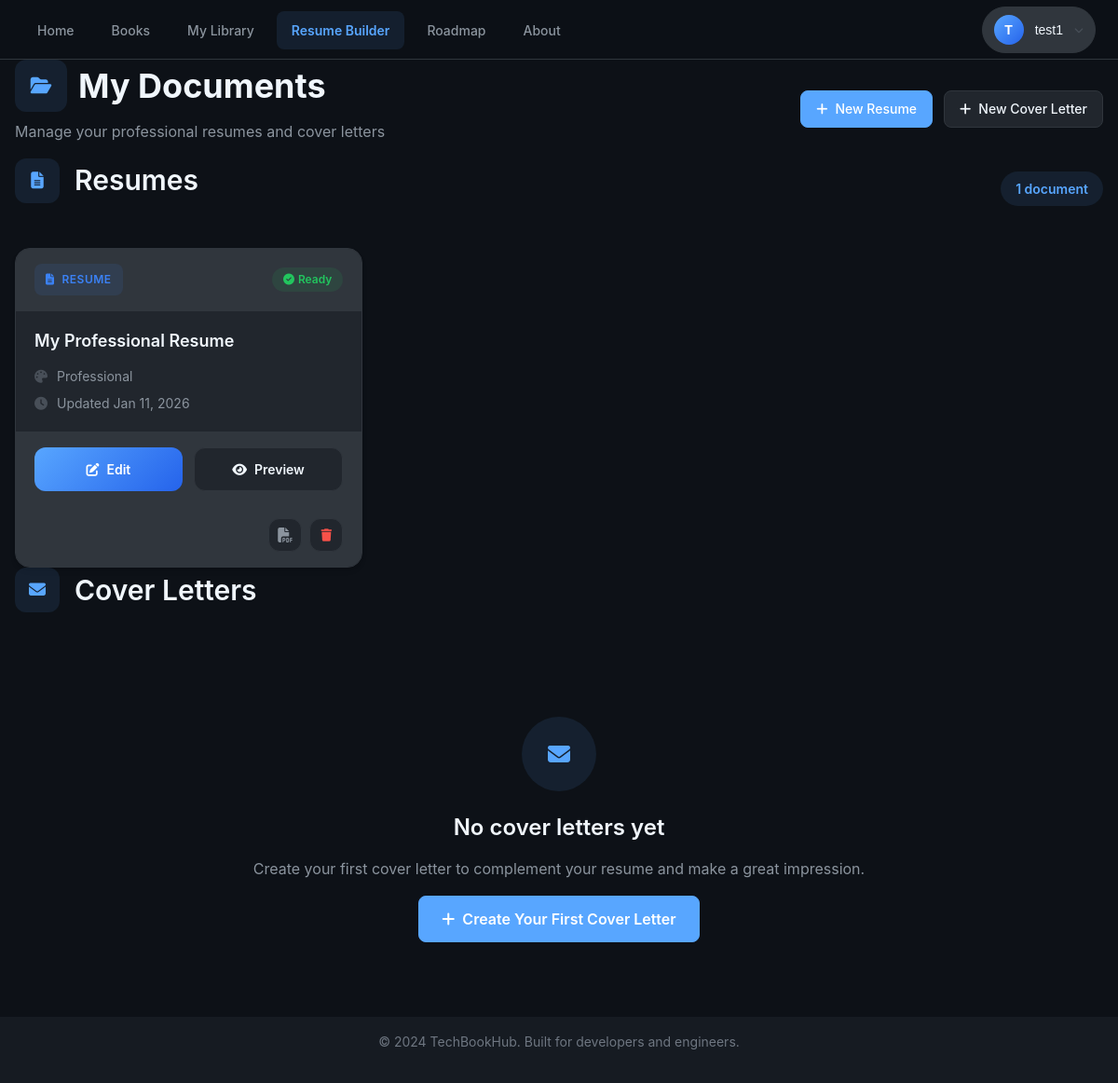
The page /resume-builder/dashboard/ (signed in) on the database its author committed.
### resume_builder/models.py (models this page shows, shortened)
class Resume(models.Model):
    ROLE_CHOICES = [
        ('devops_sre', 'DevOps / SRE Engineer'),
        ('software_engineer', 'Software Engineer'),
        ('ds_ml', 'DS / ML Engineer'),
    ]
    user = models.ForeignKey(User, on_delete=models.CASCADE, related_name='resumes')
    template = models.ForeignKey(ResumeTemplate, on_delete=models.CASCADE)
    title = models.CharField(max_length=200, default="My Resume")
    role = models.CharField(max_length=30, choices=ROLE_CHOICES, default='software_engineer')
    profile_photo = models.ImageField(upload_to='resume_photos/', blank=True, null=True)
    primary_color = models.CharField(max_length=7, default='#4a9d9a', help_text='Header/accent color')
    full_name = models.CharField(max_length=100)
    role_title = models.CharField(max_length=100, blank=True, help_text="e.g., Senior DevOps Engineer")
    email = models.EmailField()
    phone = models.CharField(max_length=20, blank=True)
    address = models.TextField(blank=True, help_text="Full address")
    location = models.CharField(max_length=100, blank=True)
    linkedin = models.URLField(blank=True)
    github = models.URLField(blank=True)
    website = models.URLField(blank=True)
    skills = models.JSONField(default=list)
    summary = models.TextField(blank=True)
    experience = models.JSONField(default=list)
    projects = models.JSONField(default=list)
    education = models.JSONField(default=list)
    languages = models.JSONField(default=list)
    certifications = models.JSONField(default=list)
    created_at = models.DateTimeField(auto_now_add=True)
    updated_at = models.DateTimeField(auto_now=True)
    class Meta:
        ordering = ['-updated_at']

class ResumeTemplate(models.Model):
    CATEGORIES = [
        ('professional', 'Professional'),
        ('modern', 'Modern'),
        ('creative', 'Creative'),
        ('minimal', 'Minimal'),
    ]
    name = models.CharField(max_length=100)
    slug = models.SlugField(max_length=100, unique=True)
    category = models.CharField(max_length=20, choices=CATEGORIES, default='professional')
    description = models.TextField()
    html_template = models.TextField()
    css_styles = models.TextField()
    is_active = models.BooleanField(default=True)
    created_at = models.DateTimeField(auto_now_add=True)
    updated_at = models.DateTimeField(auto_now=True)
    primary_color = models.CharField(max_length=7, default='#4a9d9a', help_text='Primary color hex code')
    class Meta:
        ordering = ['category', 'name']

### resume_builder/views.py (the view)
# urls.py: path('dashboard/', views.dashboard, name='dashboard'),
@login_required
def dashboard(request):
    resumes = Resume.objects.filter(user=request.user)[:10]
    cover_letters = CoverLetter.objects.filter(user=request.user)[:10]
    context = {
        'title': 'My Documents',
        'resumes': resumes,
        'cover_letters': cover_letters,
    }
    return render(request, 'resume_builder/dashboard.html', context)

### resume_builder/templates/resume_builder/dashboard.html (shortened to what this page needs)
{% extends 'base.html' %}
{% load static %}
{% block content %}
<div class="container p-8">
  <div class="dashboard-header d-flex justify-content-between align-items-center mb-12 animate-slide-down">
    <div class="header-content">
      <h1 class="d-flex align-items-center gap-3 mb-2">
        <div class="header-icon">
          <i class="fas fa-folder-open"></i>
        </div>
        My Documents
      </h1>
      <p class="text-secondary">
        Manage your professional resumes and cover letters
      </p>
    </div>
    <div class="header-actions d-flex gap-3">
      <a href="{% url 'resume_builder:resume_templates' %}" class="btn btn-primary animate-slide-right">
        <i class="fas fa-plus"></i>
        New Resume
      </a>
      <a href="{% url 'resume_builder:cover_letter_templates' %}" class="btn btn-secondary animate-slide-right">
        <i class="fas fa-plus"></i>
        New Cover Letter
      </a>
    </div>
  </div>
  <div class="documents-section mb-16 animate-slide-left">
    <div class="section-header-enhanced mb-8">
      <h2 class="d-flex align-items-center">
        <div class="section-icon">
          <i class="fas fa-file-alt"></i>
        </div>
        Resumes
      </h2>
      {% if resumes %}
        <span class="document-count">
          {{ resumes|length }} document{{ resumes|length|pluralize }}
        </span>
      {% endif %}
    </div>
    {% if resumes %}
      <div class="documents-grid-enhanced">
        {% for resume in resumes %}
          <div class="document-card-enhanced animate-slide-up animate-stagger-{{ forloop.counter0|add:1 }}" data-document-id="{{ resume.id }}" data-document-type="resume">
            <div class="card-header-section">
              <div class="document-type-badge resume-badge">
                <i class="fas fa-file-alt"></i>
                Resume
              </div>
              <div class="document-status-badge">
                <i class="fas fa-check-circle"></i>
                Ready
              </div>
            </div>
            <div class="card-body-section">
              <h3 class="document-title-enhanced">{{ resume.title }}</h3>
              <div class="document-meta-enhanced">
                <div class="meta-row">
                  <i class="fas fa-palette"></i>
                  <span>{{ resume.template.name }}</span>
                </div>
                <div class="meta-row">
                  <i class="fas fa-clock"></i>
                  <span>Updated {{ resume.updated_at|date:"M d, Y" }}</span>
                </div>
              </div>
            </div>
            <div class="card-actions-section">
              <div class="primary-actions-row">
                <a href="{% url 'resume_builder:edit_resume' resume.id %}" class="action-btn-enhanced primary-action">
                  <i class="fas fa-edit"></i>
                  Edit
                </a>
                <a href="{% url 'resume_builder:preview_resume' resume.id %}" class="action-btn-enhanced secondary-action">
                  <i class="fas fa-eye"></i>
                  Preview
                </a>
              </div>
              <div class="secondary-actions-row">
                <a href="{% url 'resume_builder:download_resume' resume.id %}" class="icon-action-btn download-action" title="Download PDF">
                  <i class="fas fa-file-pdf"></i>
                </a>
                <button type="button" class="icon-action-btn delete-action delete-document-btn"
                        data-document-id="{{ resume.id }}"
                        data-document-type="resume"
                        data-document-title="{{ resume.title }}"
                        title="Delete Resume">
                  <i class="fas fa-trash"></i>
                </button>
              </div>
            </div>
          </div>
        {% endfor %}
      </div>
    {% endif %}
  </div>
  <div class="documents-section animate-slide-right">
    <div class="section-header-enhanced mb-8">
      <h2 class="d-flex align-items-center">
        <div class="section-icon">
          <i class="fas fa-envelope"></i>
        </div>
        Cover Letters
      </h2>
    </div>
    {% if cover_letters %}
      <div class="documents-grid-enhanced">
        {% for cover_letter in cover_letters %}
          <div class="document-card-enhanced animate-slide-up animate-stagger-{{ forloop.counter0|add:1 }}" data-document-id="{{ cover_letter.id }}" data-document-type="cover_letter">
            <div class="card-header-section">
              <div class="document-type-badge letter-badge">
                <i class="fas fa-envelope"></i>
                Cover Letter
              </div>
              <div class="document-status-badge">
                <i class="fas fa-check-circle"></i>
                Ready
              </div>
            </div>
            <div class="card-body-section">
              <h3 class="document-title-enhanced">{{ cover_letter.title }}</h3>
              <div class="document-meta-enhanced">
                <div class="meta-row">
                  <i class="fas fa-building"></i>
                  <span>{{ cover_letter.company_name }}</span>
                </div>
                <div class="meta-row">
                  <i class="fas fa-palette"></i>
                  <span>{{ cover_letter.template.name }}</span>
                </div>
                <div class="meta-row">
                  <i class="fas fa-clock"></i>
                  <span>Updated {{ cover_letter.updated_at|date:"M d, Y" }}</span>
                </div>
              </div>
            </div>
            <div class="card-actions-section">
              <div class="primary-actions-row">
                <a href="{% url 'resume_builder:edit_cover_letter' cover_letter.id %}" class="action-btn-enhanced primary-action">
                  <i class="fas fa-edit"></i>
                  Edit
                </a>
                <a href="{% url 'resume_builder:preview_cover_letter' cover_letter.id %}" class="action-btn-enhanced secondary-action">
                  <i class="fas fa-eye"></i>
                  Preview
                </a>
              </div>
              <div class="secondary-actions-row">
                <a href="{% url 'resume_builder:download_cover_letter' cover_letter.id %}" class="icon-action-btn download-action" title="Download PDF">
                  <i class="fas fa-file-pdf"></i>
                </a>
                <button type="button" class="icon-action-btn delete-action delete-document-btn"
                        data-document-id="{{ cover_letter.id }}"
                        data-document-type="cover_letter"
                        data-document-title="{{ cover_letter.title }}"
                        title="Delete Cover Letter">
                  <i class="fas fa-trash"></i>
                </button>
              </div>
            </div>
          </div>
        {% endfor %}
      </div>
    {% else %}
      <div class="empty-state">
        <div class="empty-icon animate-pulse">
          <i class="fas fa-envelope"></i>
        </div>
        <h3>No cover letters yet</h3>
        <p>Create your first cover letter to complement your resume and make a great impression.</p>
        <a href="{% url 'resume_builder:cover_letter_templates' %}" class="btn btn-primary btn-lg">
          <i class="fas fa-plus"></i>
          Create Your First Cover Letter
        </a>
      </div>
    {% endif %}
  </div>
</div>
{% endblock %}

### booksstore/templates/base.html (shortened to what this page needs)
<!DOCTYPE html>
<html lang="en">
  {% load static %}
  <head>
    <link rel="stylesheet" href="https://cdnjs.cloudflare.com/ajax/libs/font-awesome/6.5.0/css/all.min.css">
    <link rel="stylesheet" type="text/css" href="{% static 'css/dark-theme-unified.css' %}?v=20260111-darktheme">
    <link rel="stylesheet" type="text/css" href="{% static 'css/components-dark.css' %}?v=20260111-darktheme">
    <link rel="stylesheet" type="text/css" href="{% static 'css/auth-enterprise.css' %}?v=20260111-enterprise">
    <link rel="stylesheet" type="text/css" href="{% static 'css/image-optimization.css' %}?v=20260111-imgopt">
  </head>
  <body>
    <nav class="navbar">
      <div class="navbar-content">
        <ul class="navbar-nav">
          <li><a href="{% url 'home.index' %}" class="nav-link {% if request.resolver_match.url_name == 'home.index' %}active{% endif %}">Home</a></li>
          <li><a href="{% url 'books.index' %}" class="nav-link {% if request.resolver_match.url_name and 'books' in request.resolver_match.url_name and not request.resolver_match.namespace %}active{% endif %}">Books</a></li>
          {% if user.is_authenticated %}
            <li><a href="{% url 'library.index' %}" class="nav-link {% if request.resolver_match.url_name and 'library' in request.resolver_match.url_name and not request.resolver_match.namespace %}active{% endif %}">My Library</a></li>
          {% endif %}
          <li><a href="{% url 'resume_builder:home' %}" class="nav-link {% if request.resolver_match.namespace == 'resume_builder' %}active{% endif %}">Resume Builder</a></li>
          <li><a href="{% url 'roadmap:home' %}" class="nav-link {% if request.resolver_match.namespace == 'roadmap' %}active{% endif %}">Roadmap</a></li>
          <li><a href="{% url 'home.about' %}" class="nav-link {% if request.resolver_match.url_name == 'home.about' %}active{% endif %}">About</a></li>
        </ul>
        <div class="navbar-auth">
          {% if user.is_authenticated %}
            <div class="user-profile-dropdown">
              <button class="profile-trigger" id="profileTrigger" aria-expanded="false" aria-haspopup="true">
                <div class="profile-avatar">
                  <span class="avatar-initials">{{ user.username|slice:":1"|upper }}</span>
                </div>
                <span class="profile-name">{{ user.username }}</span>
                <i class="fas fa-chevron-down profile-chevron"></i>
              </button>
            </div>
          {% else %}
            <a href="{% url 'accounts.login' %}" class="btn btn-ghost btn-sm">Sign In</a>
            <a href="{% url 'accounts.signup' %}" class="btn btn-primary btn-sm">Sign Up</a>
          {% endif %}
        </div>
      </div>
    </nav>
    <main style="padding-top: 64px;" id="main-content">
      <div class="page-content" id="page-content">
        {% block content %}
        {% endblock content %}
      </div>
    </main>
    <footer style="background-color: var(--bg-secondary); border-top: 1px solid var(--border-primary); margin-top: var(--space-4);">
      <div class="container">
        <div style="padding: var(--space-4) 0; text-align: center;">
          <p style="color: var(--text-tertiary); font-size: var(--font-size-sm);">
            &copy; 2024 TechBookHub. Built for developers and engineers.
          </p>
        </div>
      </div>
    </footer>
  </body>
</html>

### rows shown on the page
Resume: title "My Professional Resume", template.name "Professional", updated_at "Jan 11, 2026"

### other values the page prints
{{ user.username|slice:":1"|upper }} "T"
{{ user.username }} "test1"
{{ resumes|length }} "1"
